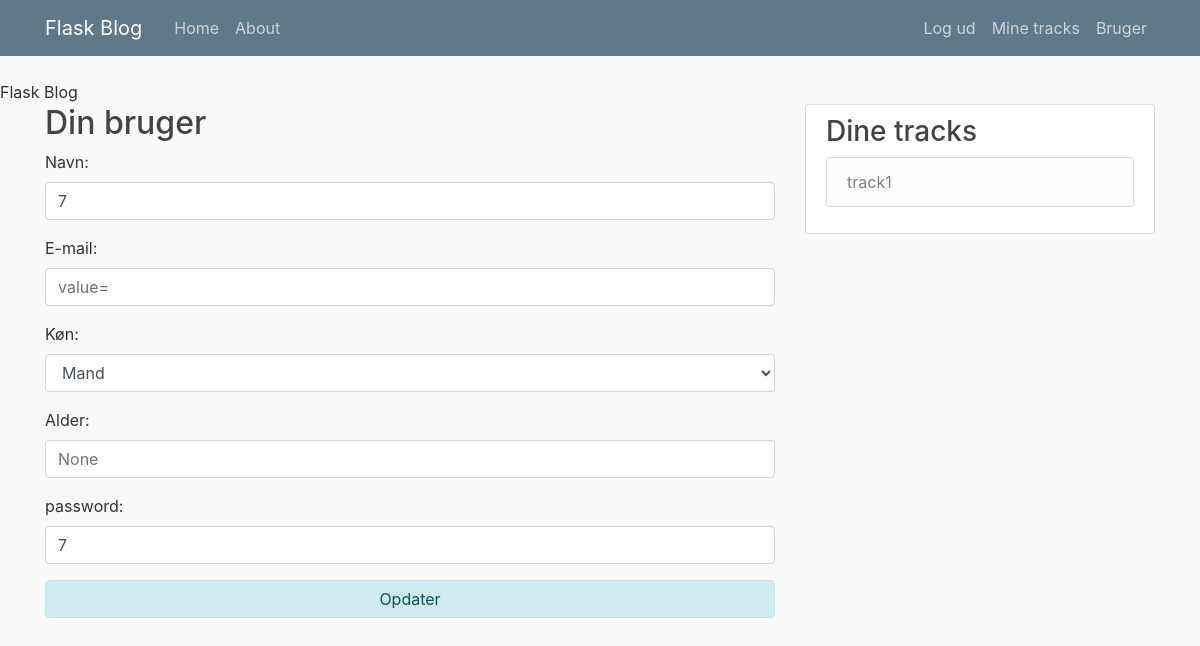
The page /user (signed in) on the database as committed earlier.
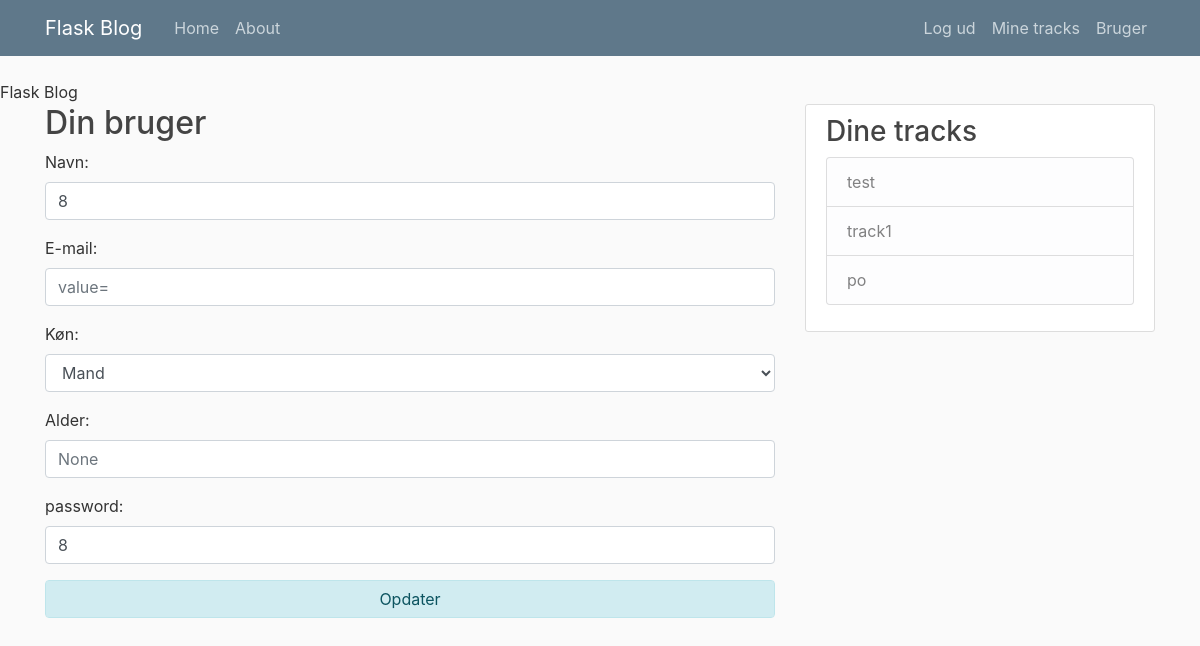
The same page on the database as committed later.
### tables this page shows
CREATE TABLE users(
                               Id INTEGER PRIMARY KEY AUTOINCREMENT,
                               name TEXT,
                               age INTEGER,
                               gender INTEGER,
                               password TEXT,
                               email TEXT
                               );

CREATE TABLE tracks(
                               Id INTEGER PRIMARY KEY AUTOINCREMENT,
                               user_id INTEGER,
                               name TEXT,
                               unit TEXT,
                               type INTEGER,
                               createdate TEXT,
                               scalesize INT
                               );

### main.py (the view)
@app.route("/user")
def user():
    c = get_db().cursor()
    c.execute('''
              SELECT * FROM users WHERE Id=?
              ''',(session['currentuser'],))
    userinfo = []
    for i in c:
        userinfo = i
    print(userinfo)
    return my_render("user.html", userinfo = userinfo)

### main.py (called while the page is built)
def get_login_status():
    return 'currentuser' in session

def my_render(template, **kwargs):
    login_status = get_login_status()
    tracks=get_tracks()
    if len(tracks) < 1:
        noTracks = True
    else:
        noTracks = False
    return render_template(template, tracks=tracks, noTracks=noTracks, loggedin=login_status, **kwargs)

def get_tracks():
    c = get_db().cursor()
    if 'currentuser' in session:
        c.execute('''
              SELECT * FROM tracks WHERE user_id=?
              ''',(session['currentuser'],))
    tracks = []
    for track in c:
        tracks.append(track)
    return tracks

def get_db():
    db = g.get("_database", None)
    if db is None:
        db = g._database = sqlite3.connect(DATABASE)
    return db

@app.teardown_appcontext
def close_connection(exception):
    db = getattr(g,"_database", None)
    if db is not None:
        db.close()

### templates/user.html (shortened to what this page needs)
{% extends "layout.html" %}
{% block content %}
<form onsubmit="return submit(this);" id="update" name="login_form" role="form" style="display: block;" action="update_user" method="post">
    <h2>Din bruger</h2>
      <div class="form-group">
         <label for="username">Navn:</label>
         <input type="text" name="username" id="username" tabindex="1" class="form-control" placeholder={{userinfo[1] }} value={{userinfo[1] }}>
      </div>
      <div class="form-group">
         <label for="email">E-mail:</label>
         <input type="email" name="email" id="email" tabindex="2" class="form-control" placeholder={{userinfo[5] }} value={{userinfo[5] }}>
      </div>
      <div class="form-group">
         <label for="age">Køn:</label>
         <select name="age" id="age" tabindex="3" class="form-control" value={{ userinfo[3] }}>
          <option value="0">Mand</option>
        </select>
      </div>
      <div class="form-group">
         <label for="sex">Alder:</label>
         <input type="number" name="sex" id="sex" tabindex="4" class="form-control" placeholder={{userinfo[2] }} value={{userinfo[2] }}>
      </div>
      <div class="form-group">
         <label for="password" class="">password:</label>
         <input type="text" name="password" id="password" tabindex="1" class="form-control" placeholder={{userinfo[4] }} value={{userinfo[4] }}>
      </div>
      <div class="col-xs-6 form-group pull-right">
        <button type="submit" name="update" id="update" tabindex="4" class="form-control btn btn-login alert-info">Opdater </button>
      </div>
    </form>
{% endblock content %}

### templates/layout.html (shortened to what this page needs)
<!DOCTYPE html>
<html>
<head>
    <link rel="stylesheet" href="https://maxcdn.bootstrapcdn.com/bootstrap/4.0.0/css/bootstrap.min.css">
     <link rel="stylesheet" type="text/css" href="{{ url_for("static", filename="main.css") }}"
    {% if title %}
        <title>Flask BLog - {{title}}</title>
    {% else %}
        <title>Flask Blog</title>
    {% endif %}
</head>
<body>
    <header class="site-header">
      <nav class="navbar navbar-expand-md navbar-dark bg-steel fixed-top">
        <div class="container">
          <a class="navbar-brand mr-4" href="/">Flask Blog</a>
          <div class="collapse navbar-collapse" id="navbarToggle">
            <div class="navbar-nav mr-auto">
              <a class="nav-item nav-link" href="/">Home</a>
              <a class="nav-item nav-link" href="/about">About</a>
            </div>
            <div class="navbar-nav">
              {% if loggedin == True %}
                <a class="nav-item nav-link" href="/logout">Log ud</a>
                <a class="nav-item nav-link" href="/my_tracks">Mine tracks</a>
                <a class="nav-item nav-link" href="/user">Bruger</a>
              {% else %}
                <a class="nav-item nav-link" href="/login">Login</a>
                <a class="nav-item nav-link" href="/register">Register</a>
              {% endif %}
            </div>
          </div>
        </div>
      </nav>
    </header>
    <main role="main" class="container">
      <div class="row">
        <div class="col-md-8">
          {% block content %}{% endblock %}
        </div>
        <div class="col-md-4">
          <div class="content-section">
          {% if loggedin == True %}
            {% if noTracks == False %}
            <h3>Dine tracks</h3>
              <ul class="list-group">
              {% for track in tracks %}
                <a class="list-group-item list-group-item-light" href="#">{{ track[2] }}</a>
                {% endfor %}
              </ul>
            {% else %}
            <h3>Dine tracks</h3>
              <ul class="list-group">
                <li class="list-group-item list-group-item-light">Du har ikke oprettet nogle tracks endnu</li>
              </ul>
            </p>
            {% endif %}
          {% endif %}
          </div>
        </div>
      </div>
    </main>
</body>
</html>

Rows that differ between the two databases and show on the page:
changed users: username "7" → "8"; password "7" → "8"
added tracks: name "test"
added tracks: name "po"
